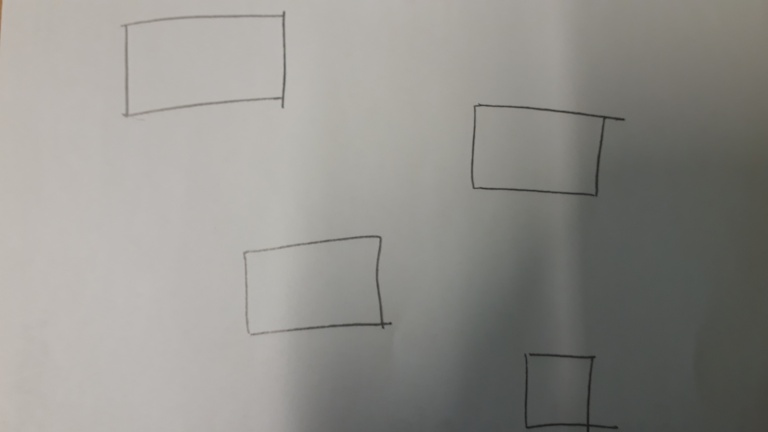
%> input picture assets/drawing.jpg, 768 x 432 px
$ octave --eval "result = binarize(imread('../assets/drawing.jpg'));"   (GNU Octave 9; MATLAB toolbox functions it lacks are replaced by stand-ins)
%> lines starting %> are read from the running program, lines starting %| are printed output that depends on the picture; in (x1, y1, x2, y2) boxes, pixels count from 0 and x2, y2 are one past the last pixel; in counts of white or black regions, pixels touching at a corner belong together; the program's own positions count from 1
function [img_o] = binarize(img)
    %converting to gray
    g = img;
%> g is the input picture: size 432x768x3 uint8; mean R, G, B 144.7, 143.1, 138.5
    if (size(img,3)~=1)
        g = rgb2gray(img);
%> g: size 432x768 uint8
    end
    %histogram for scale estimation
    [count,x] = imhist(g);
%> count = 256 values, max 20318 at index 183, min 0 at index 1, mean 1296; x = 256 values from 0 to 255
    q = sum(count(1:100))/sum(count(100:end));
%> q = 0.301
    %q = 0.0208 /q;
    q = 0.019 /q;
%> q = 0.063
    grad = 255-imgaussfilt(g,200*q);
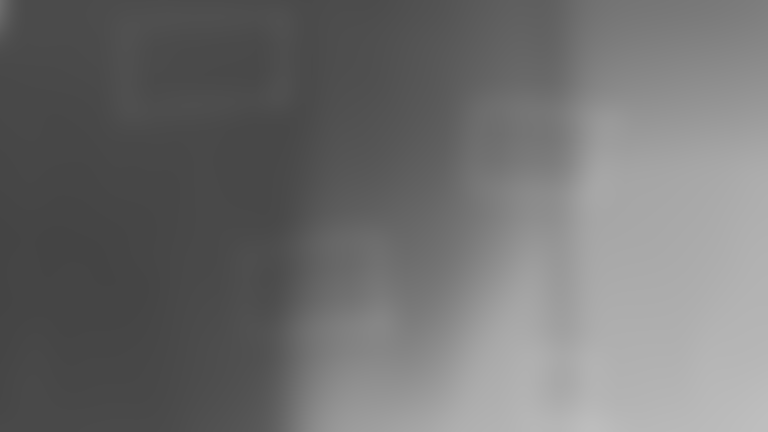
%> grad: size 432x768 uint8; min 68, max 190, mean 112
    %imshow(grad);
    %pause(1);
    g = (g+grad)/2;
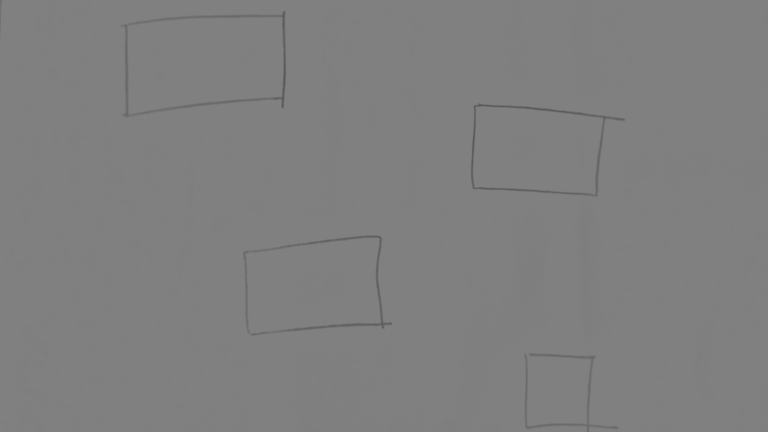
%> g: size 432x768 uint8; min 84, max 128, mean 127.5
    %imshow(g)
    %pause(1)
    g = imgaussfilt(g,3*q);
    %imshow(g)
    %pause(1)
    [count,x] = imhist(g,256);
%> count = 256 values, max 261811 at index 129, min 0 at index 1, mean 1296
    t = otsuthresh(count)*255;
%> t = 117
    img_o = double(g>=t);
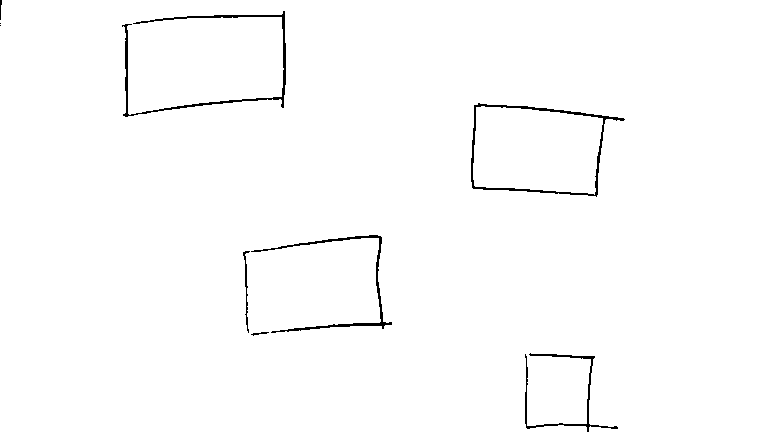
%> img_o: size 432x768 double; values 0 (black) and 1 (white), 98.9% white; black in thin lines or dots, all inside (x1, y1, x2, y2) = (0, 0, 625, 432)
end

$ run again, on assets/20190422_132648.jpg
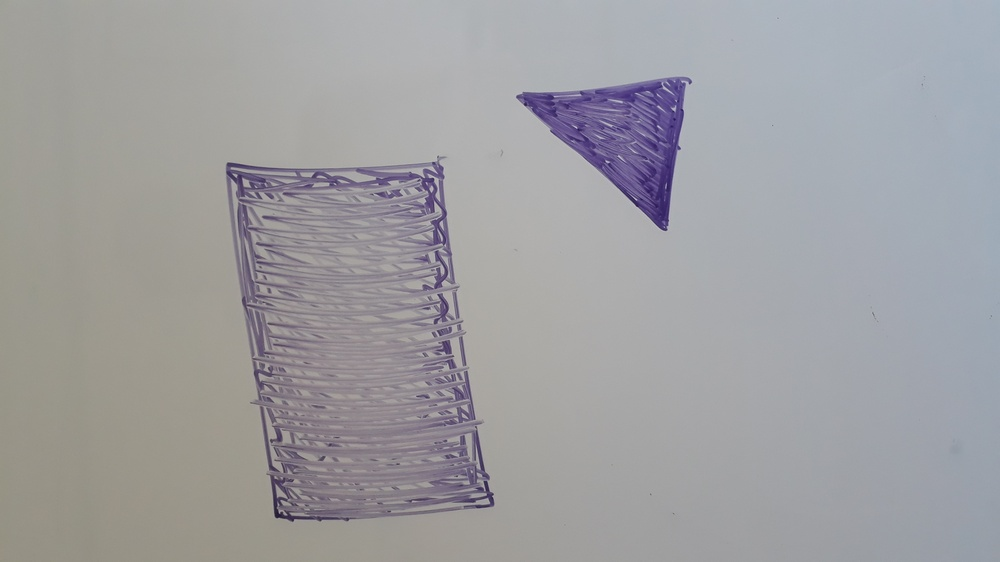
%> input picture assets/20190422_132648.jpg, 1000 x 562 px, shrunk from 4128 x 2322 before the run
%> in binarize, g is the input picture: size 562x1000x3 uint8; mean R, G, B 159.2, 158.8, 161.3
%> in binarize, `[count,x] = imhist(g);`: count = 256 values, max 23402 at index 178, min 0 at index 1, mean 2195.3; x = 256 values from 0 to 255
%> in binarize, `q = sum(count(1:100))/sum(count(100:end));`: q = 0.0276
%> in binarize, `q = 0.019 /q;`: q = 0.688
%> in binarize, `g = (g+grad)/2;`:
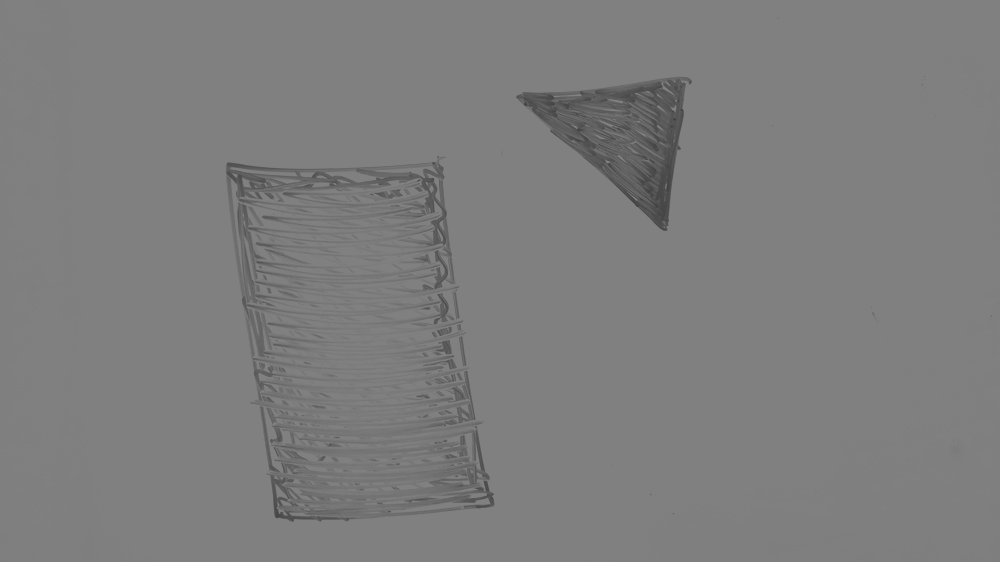
%> g: size 562x1000 uint8; min 60, max 128, mean 125.7
%> in binarize, `[count,x] = imhist(g,256);`: count = 256 values, max 414131 at index 129, min 0 at index 1, mean 2195.3
%> t = 114
%> in binarize, `img_o = double(g>=t);`:
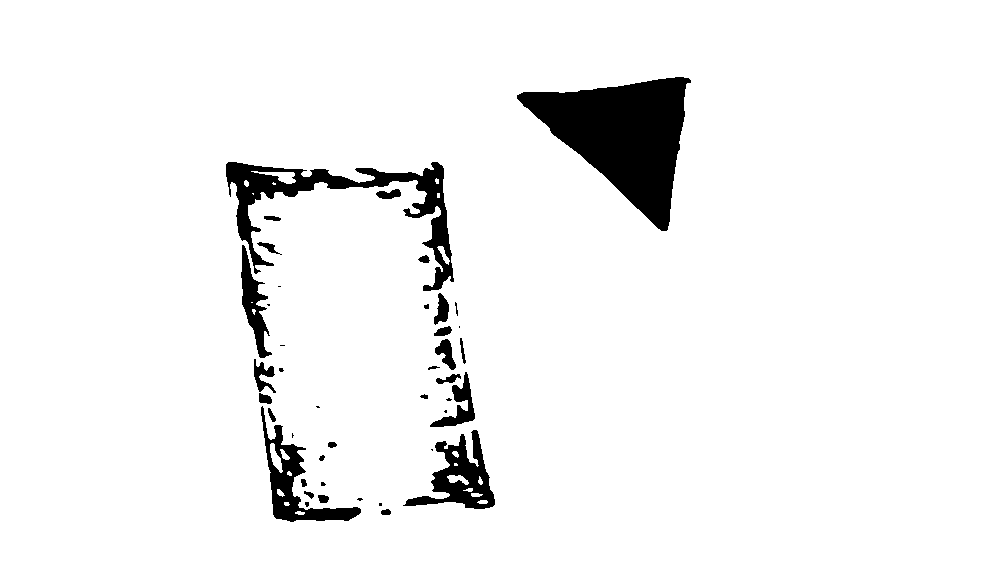
%> img_o: size 562x1000 double; values 0 (black) and 1 (white), 94.7% white; 42 black regions (14 under 20 px), largest, box (x1, y1, x2, y2) and area: (517, 77, 691, 231) 13478, (226, 162, 454, 291) 6339, (403, 430, 495, 509) 2884

$ run again, on assets/bild_unmodified.jpg
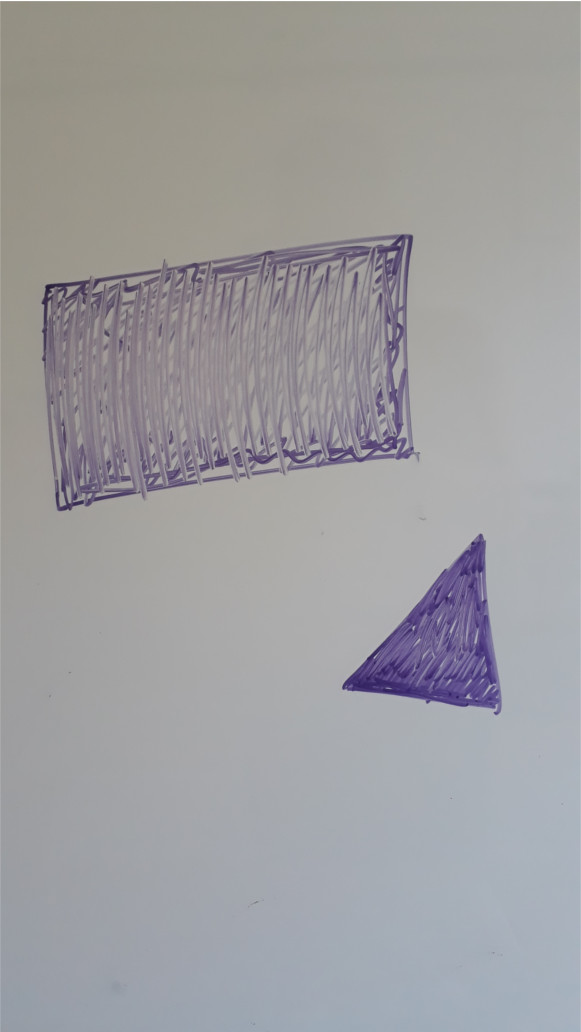
%> input picture assets/bild_unmodified.jpg, 581 x 1032 px
%> in binarize, g is the input picture: size 1032x581x3 uint8; mean R, G, B 158.3, 157.9, 160.4
%> in binarize, `[count,x] = imhist(g);`: count = 256 values, max 26303 at index 177, min 0 at index 1, mean 2342.2; x = 256 values from 0 to 255
%> in binarize, `q = sum(count(1:100))/sum(count(100:end));`: q = 0.0275
%> in binarize, `q = 0.019 /q;`: q = 0.691
%> in binarize, `g = (g+grad)/2;`:
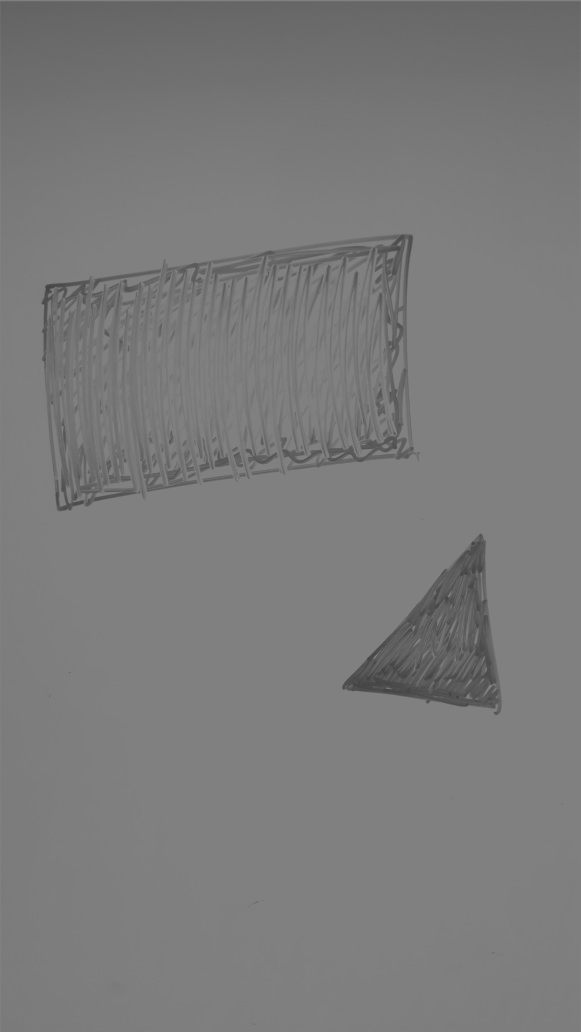
%> g: size 1032x581 uint8; min 65, max 128, mean 122.6
%> in binarize, `[count,x] = imhist(g,256);`: count = 256 values, max 244626 at index 129, min 0 at index 1, mean 2342.2
%> t = 116
%> in binarize, `img_o = double(g>=t);`:
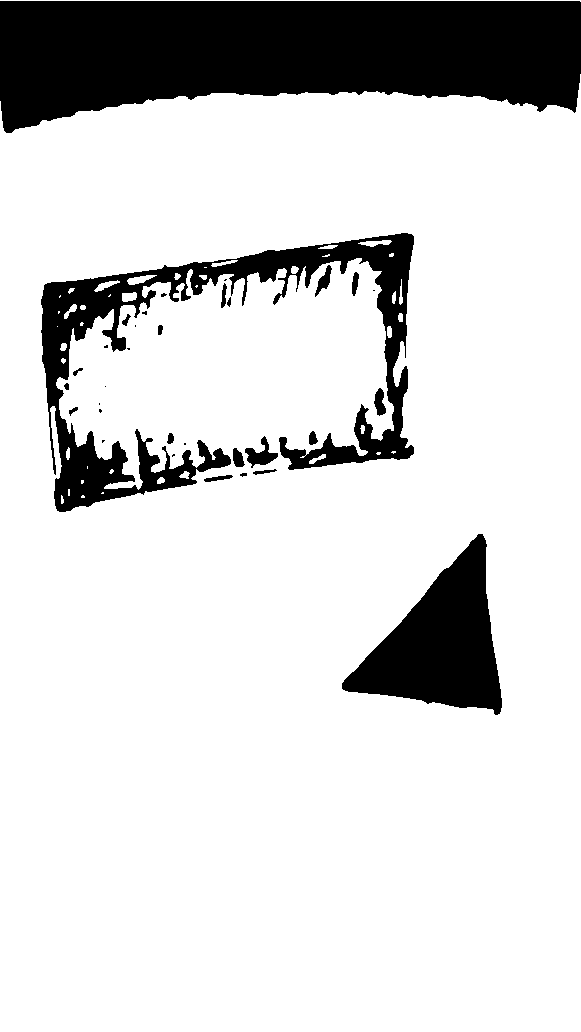
%> img_o: size 1032x581 double; values 0 (black) and 1 (white), 83.4% white; 33 black regions (13 under 20 px), largest, box (x1, y1, x2, y2) and area: (0, 1, 581, 133) 58457, (41, 233, 414, 512) 24626, (342, 534, 502, 715) 14556
